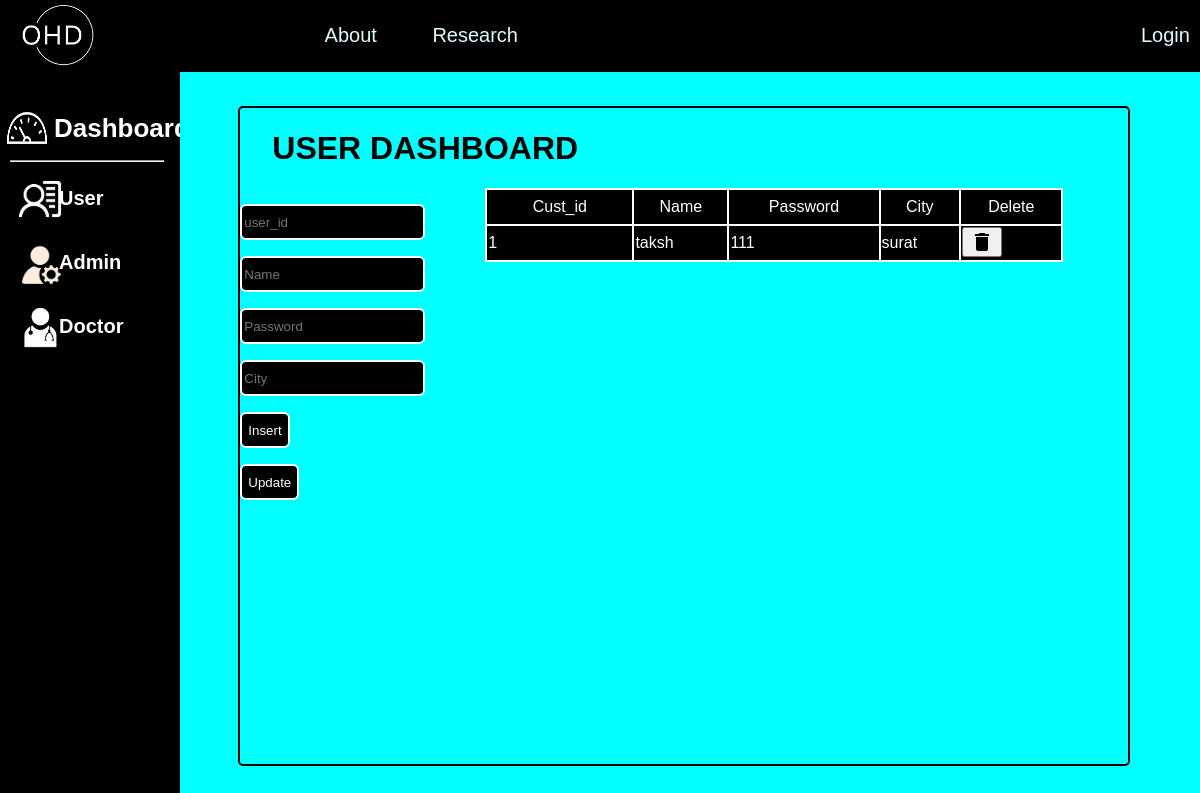
/user_dashboard, run on an earlier commit of the app's database.
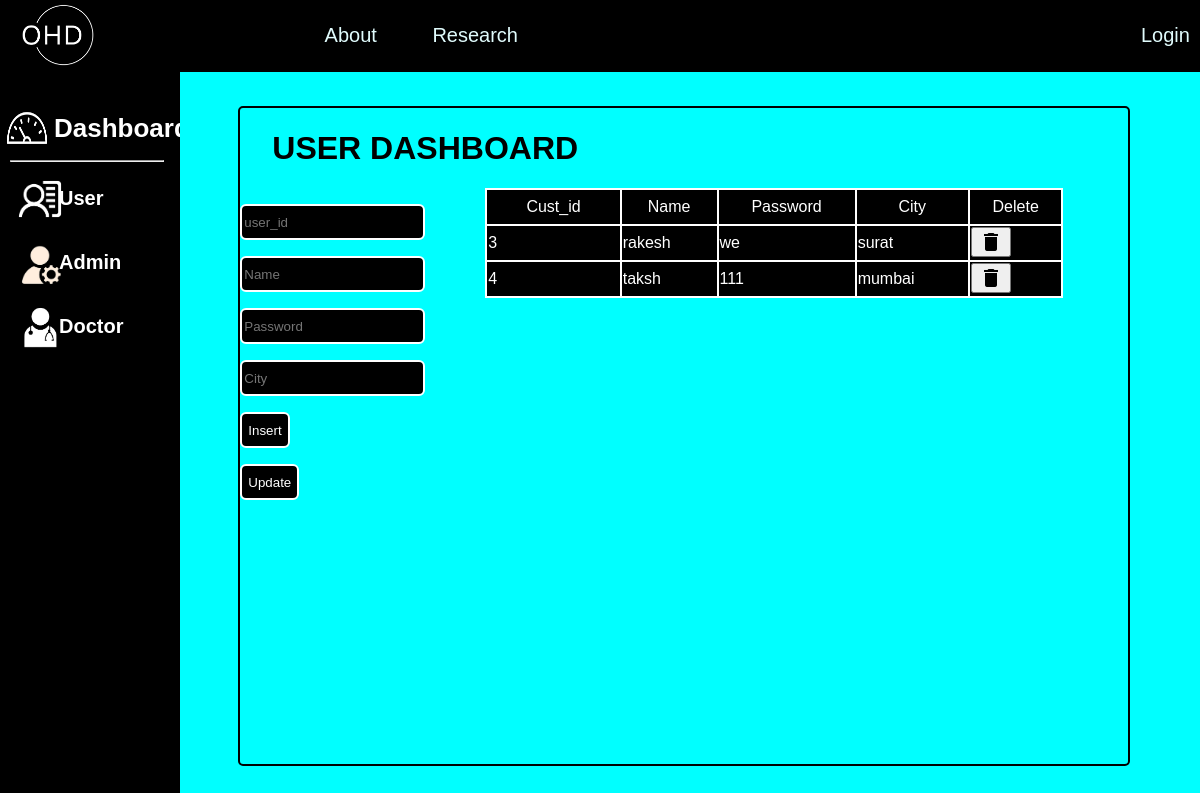
And on a later commit of the database.
### tables this page shows
CREATE TABLE customer (cust_id INTEGER PRIMARY KEY AUTOINCREMENT,name TEXT, password TEXT, city TEXT);

### app.py (the view)
@app.route('/user_dashboard', methods=["POST","GET"])
def user_dashboard():
    conn = sqlite3.connect("on_heart_db.db")
    conn.row_factory = sqlite3.Row
    posts = conn.execute('SELECT * FROM customer').fetchall()
    conn.close()
    return render_template('user_dashboard_index.html', data=posts)

### templates/user_dashboard_index.html (shortened to what the changed rows need)
<html>
    <head>
        <link rel="stylesheet" href="{{ url_for('static',filename='css/dashboard_static.css')}}">
    </head>
    <body>
        <div class="container">
            <div class="main_content">
                <div class="left_content">
                    <div class="logo_content">
                        <div class="page_name">
                            <h1>Dashboard</h1>
                        </div>
                    </div>
                </div>
                <div class="right_content">
                    <div class="main_content_right">
                        <div class="upper_content">
                            <h1>USER DASHBOARD</h1>
                        </div>
                        <div class="lower_content">
                            <div class="table_content">
                                <table class="table" style="width:90%">
                                    <tr clas="table__header">
                                        <th class="table__cell">Cust_id</th>
                                        <th>Name</th>
                                        <th>Password</th>
                                        <th>City</th>
                                        <th>Delete</th>
                                    </tr>
                                    {%for row in data %}
                                    <tr class="cell__header">
                                        <td>{{ row['cust_id'] }}</td>
                                        <td>{{ row['name'] }}</td>
                                        <td>{{ row['password'] }}</td>
                                        <td>{{ row['city'] }}</td>
                                        <td>
                                            <div class="delete_container">
                                                <form class="delete_form" method="post" action="{{ url_for('delete_cust', cust_id=row['cust_id']) }}">
                                                    <input class="material-icons" type="submit" name="delete" value=&#xe872;>
                                                </form>
                                            </div>
                                        </td>
                                    </tr>
                                    {% endfor %}
                                </table>
                            </div>
                        </div>
                    </div>
                </div>
            </div>
        </div>
    </body>
</html>

What changed in the data, as far as the page shows it:
removed customer: cust_id "1", name "taksh", password "111", city "surat"
added customer: cust_id "3", name "rakesh", password "we", city "surat"
added customer: cust_id "4", name "taksh", password "111", city "mumbai"
